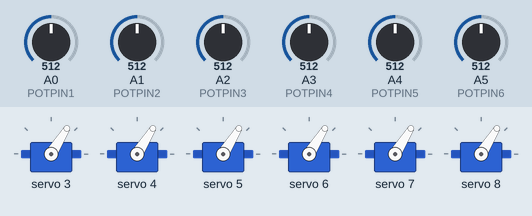
Simulated run of this sketch. Board: Arduino Uno, built with avr-gcc and run on an emulated ATmega328P. Parts: 6 × servo. Inputs (shaded band) come from the test bench; at power-on: A0 (POTPIN1) = 512, A1 (POTPIN2) = 512, A2 (POTPIN3) = 512, A3 (POTPIN4) = 512, A4 (POTPIN5) = 512, A5 (POTPIN6) = 512.

Above: at 1.2 s.
1.3 s: A0 (POTPIN1) set to 716
At 1.8 s:
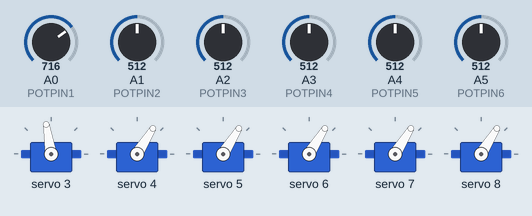
2.8 s: A1 (POTPIN2) set to 716
At 4.0 s:
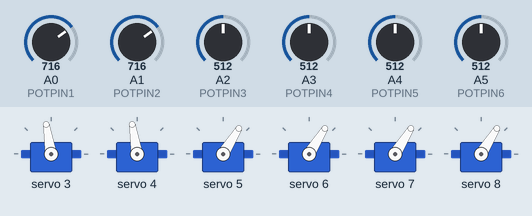
4.3 s: A2 (POTPIN3) set to 716
At 5.2 s:
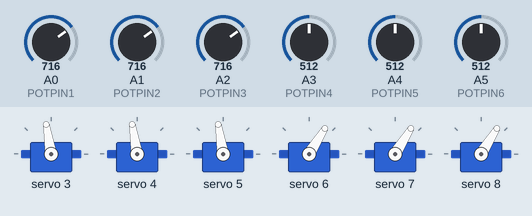
5.8 s: A3 (POTPIN4) set to 716
At 6.3 s:
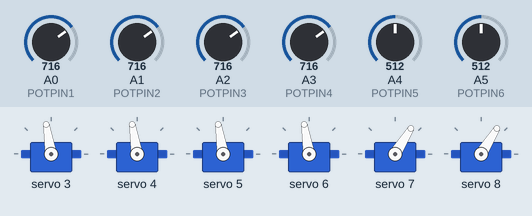
7.3 s: A4 (POTPIN5) set to 716
At 7.6 s:
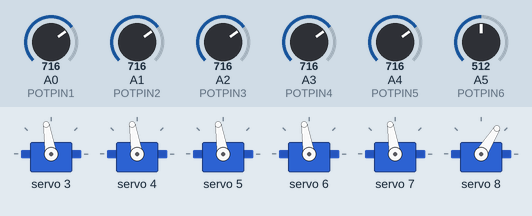
8.8 s: A5 (POTPIN6) set to 716
At 9.9 s:
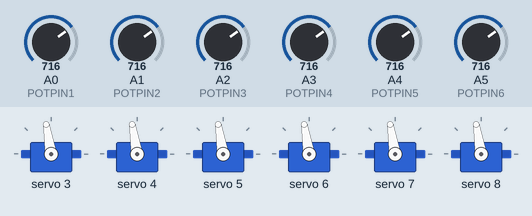
Timing chart, 0 to 11.3 s (numbered marks = the images above; inputs shaded):
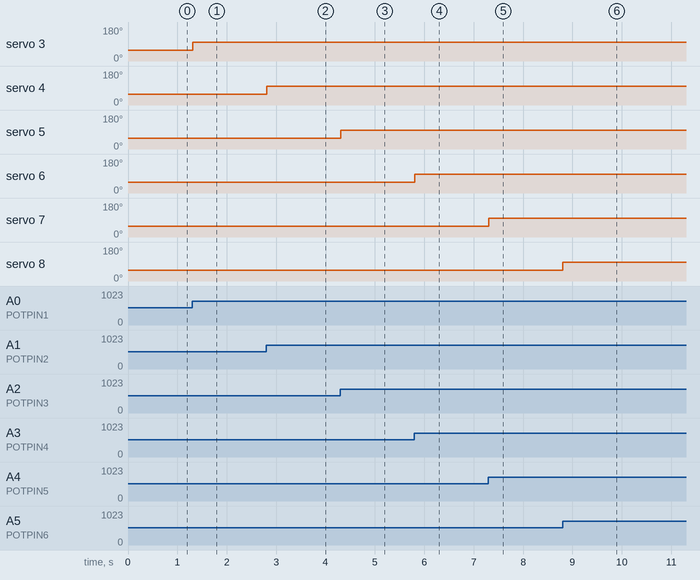

The sketch:

PCA9685_Servo.ino
```cpp
#include <Wire.h>
#include <Adafruit_PWMServoDriver.h>

Adafruit_PWMServoDriver pwm = Adafruit_PWMServoDriver();   // Initiates library.

#define SERVOMIN  100  // Minimum pulse length count out of 4096.
#define SERVOMAX  2200 // Maximum pulse length count out of 4096.
#define FREQUENCY 60

// Potentiometer pins
#define POTPIN1 A0
#define POTPIN2 A1
#define POTPIN3 A2
#define POTPIN4 A3
#define POTPIN5 A4
#define POTPIN6 A5

// Servo pins
#define servo1 3
#define servo2 4
#define servo3 5
#define servo4 6
#define servo5 7
#define servo6 8


void setup() {
  // Set potentiometers as input
  pinMode(POTPIN1, INPUT);
  pinMode(POTPIN2, INPUT);
  pinMode(POTPIN3, INPUT);
  pinMode(POTPIN4, INPUT);
  pinMode(POTPIN5, INPUT);
  pinMode(POTPIN6, INPUT);

  pwm.begin();         // Sends PWM signals.
  pwm.setPWMFreq(FREQUENCY);  // Makes servos run at 60 Hz rate.
  delay(20);
}


void moveServo(int potIn, int servoOut)
{
  int pulse_wide, pulse_width, potVal;

  // Read values from potentiometer
  potVal = analogRead(potIn);

  // Convert to pulse width
  pulse_wide = map(potVal, 0, 1023, SERVOMIN, SERVOMAX);
  pulse_width = int(float(pulse_wide) / 1000000 * FREQUENCY * 4096);

  //Control Motor
  pwm.setPWM(servoOut, 0, pulse_width);

}

void loop() {

  //Control First Servo
  moveServo(POTPIN1, servo1);

  //Control Second Servo
  moveServo(POTPIN2, servo2);

  //Control Third Servo
  moveServo(POTPIN3, servo3);

  //Control Fourth Servo
  moveServo(POTPIN4, servo4);

  //Control Fifth Servo
  moveServo(POTPIN5, servo5);

  //Control Sixth Servo
  moveServo(POTPIN6, servo6);

}
```

Measured:
- after the input at 1.3 s, servo 3: 58° → 99° at once
- after the input at 2.8 s, servo 4: 58° → 99° at once
- after the input at 4.3 s, servo 5: 58° → 99° at once
- after the input at 5.8 s, servo 6: 58° → 99° at once
- after the input at 7.3 s, servo 7: 58° → 99° at once
- after the input at 8.8 s, servo 8: 58° → 99° at once
